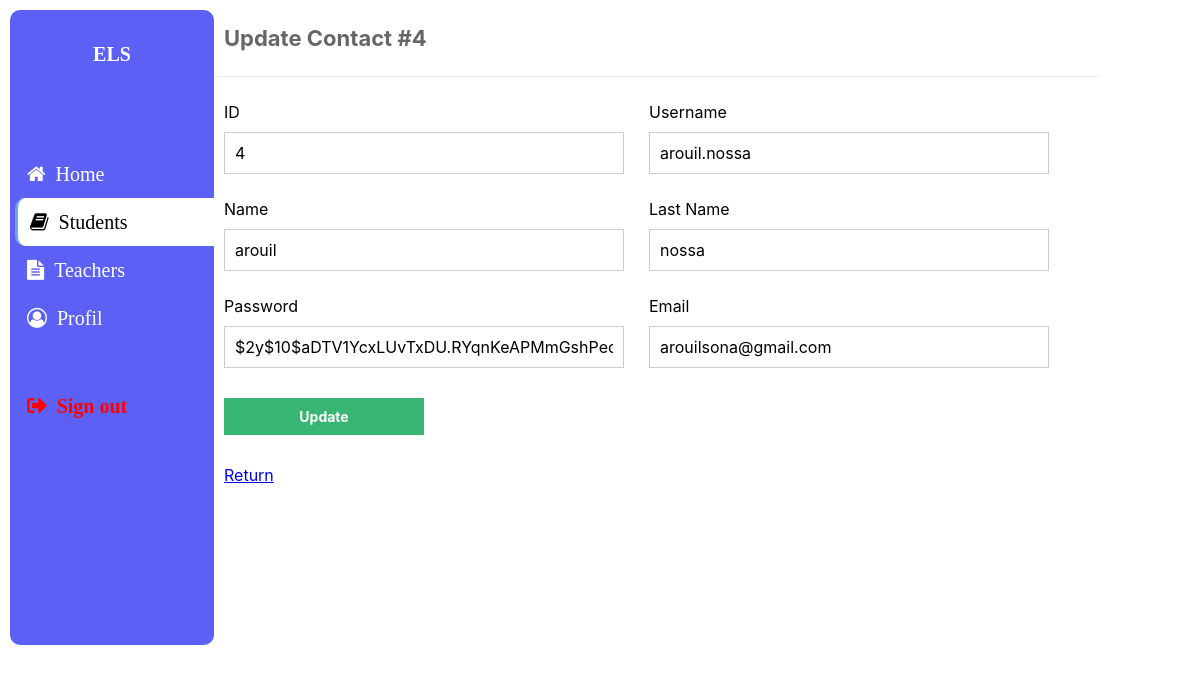
/Admin/studentsadd/update.php?id=4, run on an earlier commit of the app's database.
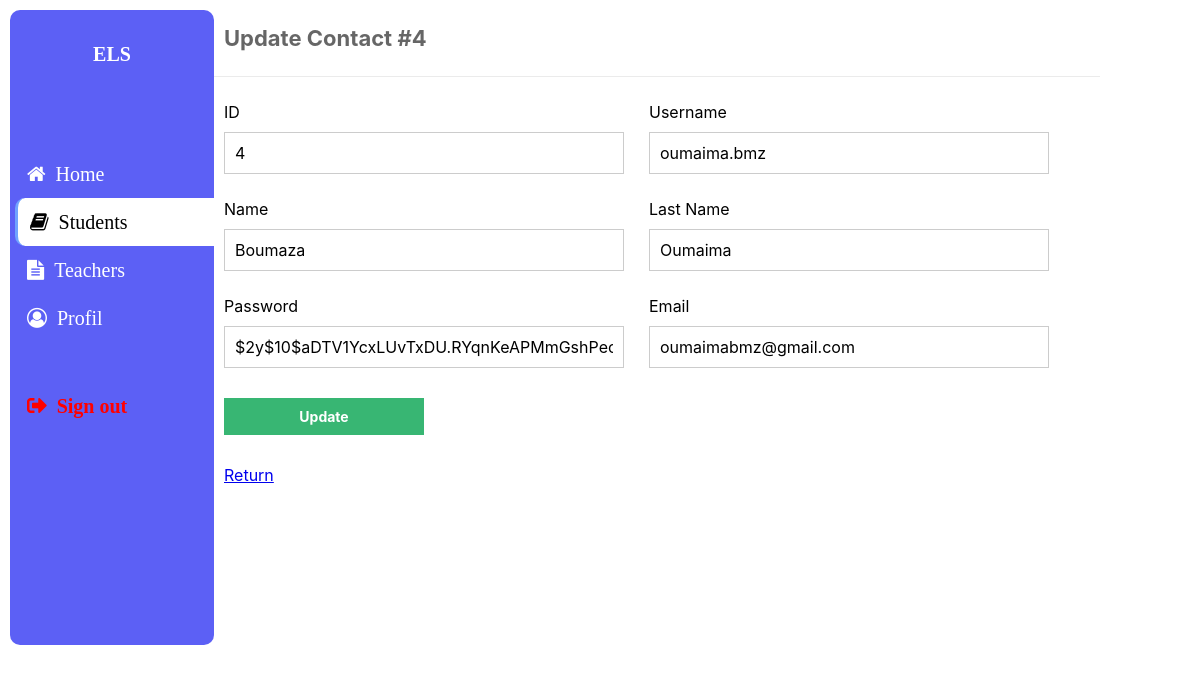
And on a later commit of the database.
### tables this page shows
CREATE TABLE IF NOT EXISTS `apprenants` (
	`id` int(11) NOT NULL AUTO_INCREMENT,
  	`utilisateur` varchar(50) NOT NULL,
  	`nom` varchar(50) NOT NULL,
  	`prenom` varchar(50) NOT NULL,
  	`motpasse` varchar(255) NOT NULL,
  	`email` varchar(100) NOT NULL,
    PRIMARY KEY (`id`)
);

### Admin/studentsadd/update.php (the view, shortened to what this page needs)
<?php
include 'functions.php';
$pdo = pdo_connect_mysql();
if (isset($_GET['id'])) {
    $stmt = $pdo->prepare('SELECT * FROM apprenants WHERE id = ?');
    $stmt->execute([$_GET['id']]);
    $contact = $stmt->fetch(PDO::FETCH_ASSOC);
} else {
    exit('No ID specified!');
}
?>
<?=template_header('Read')?>
<div class="content update">
	<h2>Update Contact #<?=$contact['id']?></h2>
    <form action="update.php?id=<?=$contact['id']?>" method="post">
        <label for="id">ID</label>
        <label for="name">Username</label>
        <input type="text" name="id" placeholder="1" value="<?=$contact['id']?>" id="id">
        <input type="text" name="utilisateur" placeholder="" value="<?=$contact['utilisateur']?>" id="name">
        <label for="nom">Name</label>
        <label for="prenom">Last Name</label>
        <input type="text" name="nom" placeholder="" value="<?=$contact['nom']?>" id="name">
        <input type="text" name="prenom" placeholder="" value="<?=$contact['prenom']?>" id="name">
        <label for="motpasse">Password</label>
        <label for="email">Email</label>
        <input type="text" name="motpasse" placeholder="" value="<?=$contact['motpasse']?>" id="email">
        <input type="text" name="email" placeholder="" value="<?=$contact['email']?>" id="email">
        <input type="submit" value="Update">
    </form>
        <a href="read.php">Return</a>
</div>
<?=template_footer()?>

What changed in the data, as far as the page shows it:
changed apprenants "$2y$10$aDTV1YcxLUvTxDU.RYqnKeAPMmGshPec4MwGpc08dbYomg7ns.C0u": utilisateur "arouil.nossa" → "oumaima.bmz"; nom "arouil" → "Boumaza"; prenom "nossa" → "Oumaima"; email "arouilsona@gmail.com" → "oumaimabmz@gmail.com"
